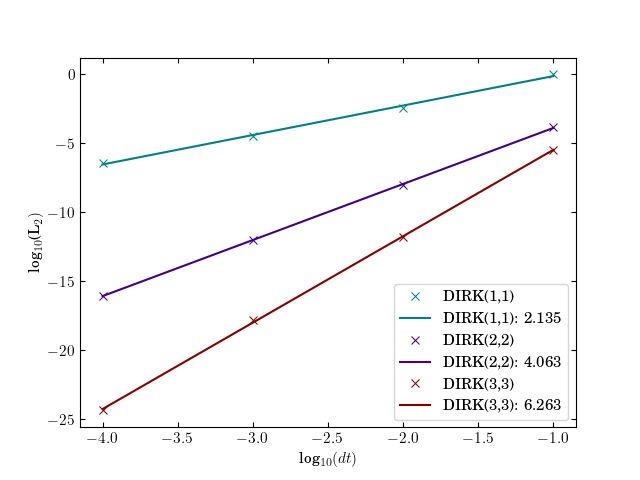

Source code (Python):
#!/usr/bin/env python3

import numpy as np
import matplotlib.pyplot as plt
from scipy import stats

from dirk import DIRK

dt = np.array([1e-5, 1e-4, 1e-3, 1e-2, 1e-1])
dt = np.array([1e-4, 1e-3, 1e-2, 1e-1])


def func1(y):
  return 2.0 * y


def ans1(y):
  return np.exp(2.0 * y)


def L2(data, theory):
  """
  L2 norm
  """
  return np.sum(np.power(data - theory, 2.0)) / len(data)


def convergence(mydirk):
  """
  Convergence for a given DIRK method
  """

  t_end = 1.0
  error = np.zeros(len(dt))

  for i in range(len(dt)):
    mydirk.evolve(func1, t_end, dt[i])
    theory = ans1(np.array(mydirk.time))
    error[i] = L2(mydirk.sol, theory)
  return error


# End convergence


def main():
  dirk11 = DIRK(1, 1)
  error11 = convergence(dirk11)

  dirk22 = DIRK(2, 2)
  error22 = convergence(dirk22)

  dirk33 = DIRK(3, 3)
  error33 = convergence(dirk33)

  dirk43 = DIRK(4, 3)
  error43 = convergence(dirk43)

  fig, ax = plt.subplots()

  slope, intercept, r, p, se = stats.linregress(np.log10(dt), np.log10(error11))
  ax.plot(
    np.log10(dt),
    np.log10(error11),
    color="teal",
    label="DIRK(1,1)",
    ls=" ",
    marker="x",
  )
  # ax.loglog(dt, slope*dt+intercept, color="teal")
  # ax.loglog(dt, 1.0 * error11, color="teal")
  ax.plot(
    np.log10(dt),
    slope * np.log10(dt) + intercept,
    color="teal",
    label=f"DIRK(1,1): {slope:.3f}",
  )

  slope, intercept, r, p, se = stats.linregress(np.log10(dt), np.log10(error22))
  ax.plot(
    np.log10(dt),
    np.log10(error22),
    color="#400080",
    label="DIRK(2,2)",
    ls=" ",
    marker="x",
  )
  ax.plot(
    np.log10(dt),
    slope * np.log10(dt) + intercept,
    color="#400080",
    label=f"DIRK(2,2): {slope:.3f}",
  )

  slope, intercept, r, p, se = stats.linregress(np.log10(dt), np.log10(error33))
  ax.plot(
    np.log10(dt),
    np.log10(error33),
    color="#800000",
    label="DIRK(3,3)",
    ls=" ",
    marker="x",
  )
  ax.plot(
    np.log10(dt),
    slope * np.log10(dt) + intercept,
    color="#800000",
    label=f"DIRK(3,3): {slope:.3f}",
  )

  # slope, intercept, r, p, se = stats.linregress(np.log10(dt), np.log10(error43))
  # ax.plot(np.log10(dt), np.log10(error43), color="#408000", label="DIRK(4,3)", ls=" ", marker="x")
  # ax.plot(np.log10(dt), slope * np.log10(dt) + intercept, color="#408000", label=f"DIRK(4,3): {slope:.3f}")

  ax.legend(frameon=True)
  ax.set(xlabel=r"log$_{10}(dt)$", ylabel=r"log$_{10}$(L$_{2})$")

  plt.savefig("convergence.png")


# End main

if __name__ == "__main__":
  main()
